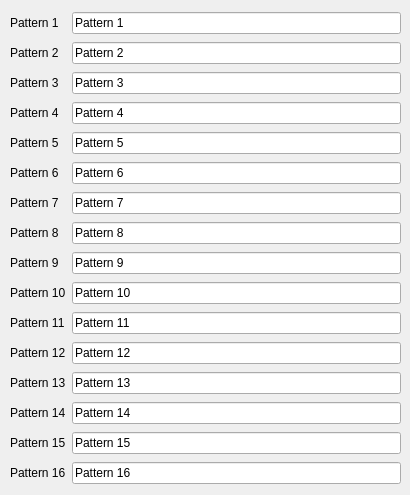
                <widget class="QWidget" name="tab_seq1">
                 <attribute name="title">
                  <string>SEQ 1</string>
                 </attribute>
                 <widget class="QWidget" name="gridLayoutWidget_8">
                  <property name="geometry">
                   <rect>
                    <x>10</x>
                    <y>10</y>
                    <width>391</width>
                    <height>476</height>
                   </rect>
                  </property>
                  <layout class="QGridLayout" name="gridLayout_3">
                   <item row="13" column="1">
                    <widget class="QLineEdit" name="lineEdit_104">
                     <property name="text">
                      <string>Pattern 14</string>
                     </property>
                     <property name="maxLength">
                      <number>12</number>
                     </property>
                    </widget>
                   </item>
                   <item row="5" column="0">
                    <widget class="QLabel" name="label_17">
                     <property name="text">
                      <string>Pattern 6</string>
                     </property>
                    </widget>
                   </item>
                   <item row="1" column="1">
                    <widget class="QLineEdit" name="lineEdit_seq1_pattern2">
                     <property name="text">
                      <string>Pattern 2</string>
                     </property>
                     <property name="maxLength">
                      <number>12</number>
                     </property>
                    </widget>
                   </item>
                   <item row="9" column="0">
                    <widget class="QLabel" name="label_18">
                     <property name="text">
                      <string>Pattern 10</string>
                     </property>
                    </widget>
                   </item>
                   <item row="13" column="0">
                    <widget class="QLabel" name="label_105">
                     <property name="text">
                      <string>Pattern 14</string>
                     </property>
                    </widget>
                   </item>
                   <item row="8" column="1">
                    <widget class="QLineEdit" name="lineEdit_17">
                     <property name="text">
                      <string>Pattern 9</string>
                     </property>
                     <property name="maxLength">
                      <number>12</number>
                     </property>
                    </widget>
                   </item>
                   <item row="11" column="1">
                    <widget class="QLineEdit" name="lineEdit_18">
                     <property name="text">
                      <string>Pattern 12</string>
                     </property>
                     <property name="maxLength">
                      <number>12</number>
                     </property>
                    </widget>
                   </item>
                   <item row="2" column="0">
                    <widget class="QLabel" name="label_19">
                     <property name="text">
                      <string>Pattern 3</string>
                     </property>
                    </widget>
                   </item>
                   <item row="1" column="0">
                    <widget class="QLabel" name="label_7">
                     <property name="text">
                      <string>Pattern 2</string>
                     </property>
                    </widget>
                   </item>
                   <item row="0" column="0">
                    <widget class="QLabel" name="label_20">
                     <property name="text">
                      <string>Pattern 1</string>
                     </property>
                    </widget>
                   </item>
                   <item row="10" column="1">
                    <widget class="QLineEdit" name="lineEdit_19">
                     <property name="text">
                      <string>Pattern 11</string>
                     </property>
                     <property name="maxLength">
                      <number>12</number>
                     </property>
                    </widget>
                   </item>
                   <item row="10" column="0">
                    <widget class="QLabel" name="label_21">
                     <property name="text">
                      <string>Pattern 11</string>
                     </property>
                    </widget>
                   </item>
                   <item row="4" column="0">
                    <widget class="QLabel" name="label_22">
                     <property name="text">
                      <string>Pattern 5</string>
                     </property>
                    </widget>
                   </item>
                   <item row="2" column="1">
                    <widget class="QLineEdit" name="lineEdit_seq1_pattern3">
                     <property name="text">
                      <string>Pattern 3</string>
                     </property>
                     <property name="maxLength">
                      <number>12</number>
                     </property>
                    </widget>
                   </item>
                   <item row="15" column="0">
                    <widget class="QLabel" name="label_106">
                     <property name="text">
                      <string>Pattern 16</string>
                     </property>
                    </widget>
                   </item>
                   <item row="0" column="1">
                    <widget class="QLineEdit" name="lineEdit_seq1_pattern1">
                     <property name="text">
                      <string>Pattern 1</string>
                     </property>
                     <property name="maxLength">
                      <number>12</number>
                     </property>
                    </widget>
                   </item>
                   <item row="3" column="0">
                    <widget class="QLabel" name="label_23">
                     <property name="text">
                      <string>Pattern 4</string>
                     </property>
                    </widget>
                   </item>
                   <item row="12" column="1">
                    <widget class="QLineEdit" name="lineEdit_105">
                     <property name="text">
                      <string>Pattern 13</string>
                     </property>
                     <property name="maxLength">
                      <number>12</number>
                     </property>
                    </widget>
                   </item>
                   <item row="14" column="1">
                    <widget class="QLineEdit" name="lineEdit_106">
                     <property name="text">
                      <string>Pattern 15</string>
                     </property>
                     <property name="maxLength">
                      <number>12</number>
                     </property>
                    </widget>
                   </item>
                   <item row="6" column="1">
                    <widget class="QLineEdit" name="lineEdit_21">
                     <property name="text">
                      <string>Pattern 7</string>
                     </property>
                     <property name="maxLength">
                      <number>12</number>
                     </property>
                    </widget>
                   </item>
                   <item row="11" column="0">
                    <widget class="QLabel" name="label_107">
                     <property name="text">
                      <string>Pattern 12</string>
                     </property>
                    </widget>
                   </item>
                   <item row="7" column="1">
                    <widget class="QLineEdit" name="lineEdit_22">
                     <property name="text">
                      <string>Pattern 8</string>
                     </property>
                     <property name="maxLength">
                      <number>12</number>
                     </property>
                    </widget>
                   </item>
                   <item row="15" column="1">
                    <widget class="QLineEdit" name="lineEdit_107">
                     <property name="text">
                      <string>Pattern 16</string>
                     </property>
                     <property name="maxLength">
                      <number>12</number>
                     </property>
                    </widget>
                   </item>
                   <item row="6" column="0">
                    <widget class="QLabel" name="label_24">
                     <property name="text">
                      <string>Pattern 7</string>
                     </property>
                    </widget>
                   </item>
                   <item row="12" column="0">
                    <widget class="QLabel" name="label_108">
                     <property name="text">
                      <string>Pattern 13</string>
                     </property>
                    </widget>
                   </item>
                   <item row="3" column="1">
                    <widget class="QLineEdit" name="lineEdit_seq1_pattern4">
                     <property name="text">
                      <string>Pattern 4</string>
                     </property>
                     <property name="maxLength">
                      <number>12</number>
                     </property>
                     <property name="frame">
                      <bool>true</bool>
                     </property>
                    </widget>
                   </item>
                   <item row="14" column="0">
                    <widget class="QLabel" name="label_109">
                     <property name="text">
                      <string>Pattern 15</string>
                     </property>
                    </widget>
                   </item>
                   <item row="4" column="1">
                    <widget class="QLineEdit" name="lineEdit_seq1_pattern5">
                     <property name="text">
                      <string>Pattern 5</string>
                     </property>
                     <property name="maxLength">
                      <number>12</number>
                     </property>
                    </widget>
                   </item>
                   <item row="9" column="1">
                    <widget class="QLineEdit" name="lineEdit_seq1_pattern7">
                     <property name="text">
                      <string>Pattern 10</string>
                     </property>
                     <property name="maxLength">
                      <number>12</number>
                     </property>
                    </widget>
                   </item>
                   <item row="8" column="0">
                    <widget class="QLabel" name="label_25">
                     <property name="text">
                      <string>Pattern 9</string>
                     </property>
                    </widget>
                   </item>
                   <item row="5" column="1">
                    <widget class="QLineEdit" name="lineEdit_seq1_pattern6">
                     <property name="text">
                      <string>Pattern 6</string>
                     </property>
                     <property name="maxLength">
                      <number>12</number>
                     </property>
                    </widget>
                   </item>
                   <item row="7" column="0">
                    <widget class="QLabel" name="label_26">
                     <property name="text">
                      <string>Pattern 8</string>
                     </property>
                    </widget>
                   </item>
                  </layout>
                 </widget>
                </widget>
